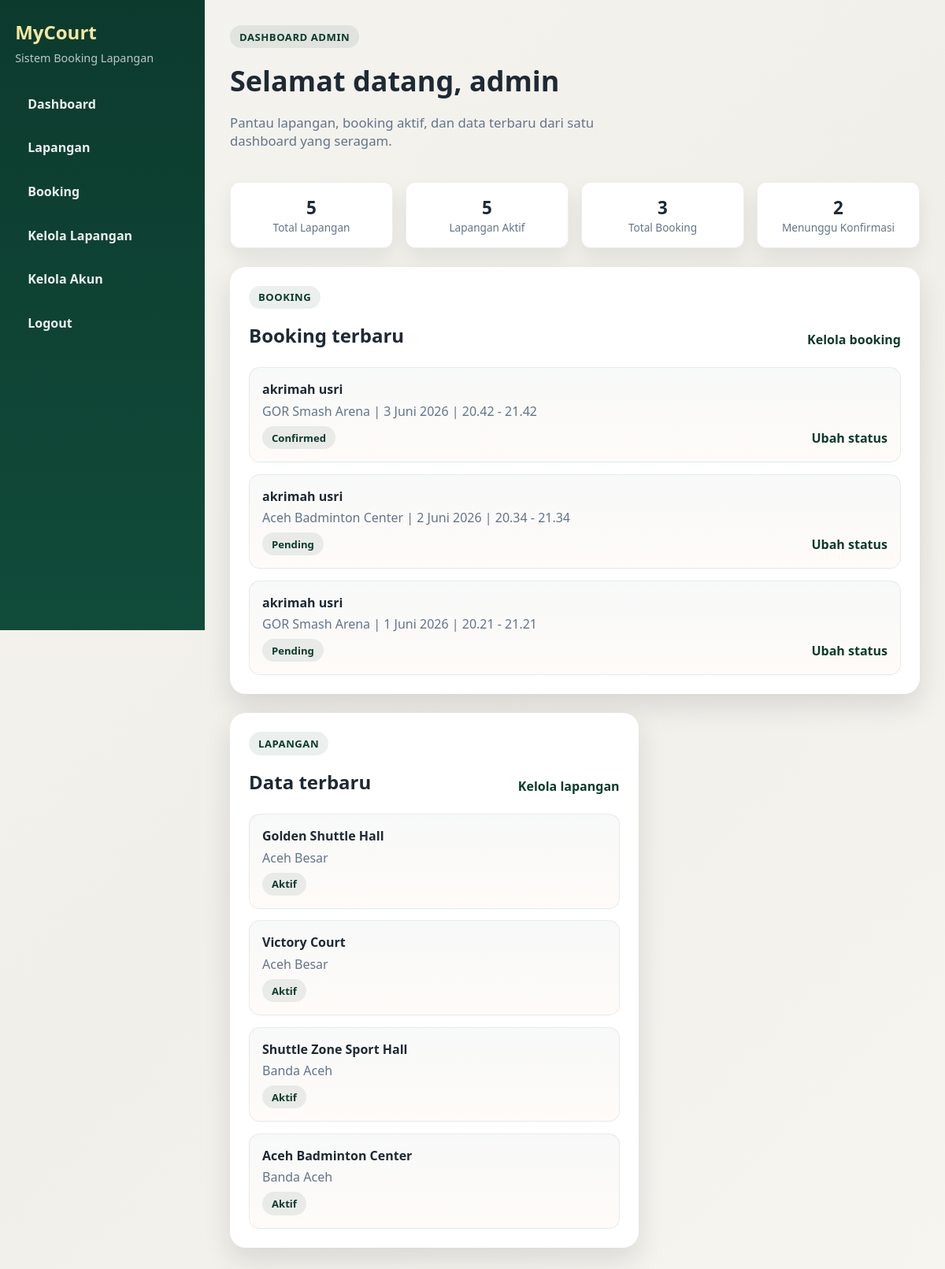
/dashboard/admin/ (signed in), run on the app's committed database.
### booking/models.py (models this page shows, shortened)
class Booking(models.Model):
    STATUS_PENDING = "pending"
    STATUS_CONFIRMED = "confirmed"
    STATUS_CANCELLED = "cancelled"
    STATUS_CHOICES = [
        (STATUS_PENDING, "Pending"),
        (STATUS_CONFIRMED, "Confirmed"),
        (STATUS_CANCELLED, "Cancelled"),
    ]
    user = models.ForeignKey(User, on_delete=models.CASCADE, related_name="bookings", null=True, blank=True)
    court = models.ForeignKey(Court, on_delete=models.CASCADE, related_name="bookings")
    full_name = models.CharField(max_length=120)
    email = models.EmailField()
    phone = models.CharField(max_length=30)
    date = models.DateField()
    start_time = models.TimeField()
    end_time = models.TimeField()
    notes = models.TextField(blank=True)
    status = models.CharField(max_length=20, choices=STATUS_CHOICES, default=STATUS_PENDING)
    created_at = models.DateTimeField(auto_now_add=True)

class Court(models.Model):
    name = models.CharField(max_length=120)
    location = models.CharField(max_length=255)
    price_per_hour = models.DecimalField(max_digits=10, decimal_places=2)
    image = models.ImageField(upload_to="court_images/", blank=True, null=True)
    description = models.TextField(blank=True)
    is_active = models.BooleanField(default=True)
    open_time = models.TimeField(default=datetime.time(6, 0))
    close_time = models.TimeField(default=datetime.time(23, 0))
    created_at = models.DateTimeField(auto_now_add=True)

### booking/views.py (the view)
# urls.py: path("dashboard/admin/", views.admin_dashboard, name="admin_dashboard"),
@login_required
def admin_dashboard(request):
    if not is_admin_user(request.user):
        return redirect("booking:user_dashboard")
    context = {
        "court_count": Court.objects.count(),
        "active_court_count": Court.objects.filter(is_active=True).count(),
        "booking_count": Booking.objects.count(),
        "pending_count": Booking.objects.filter(status=Booking.STATUS_PENDING).count(),
        "recent_bookings": Booking.objects.select_related("user", "court").order_by("-created_at")[:6],
        "recent_courts": Court.objects.order_by("-created_at")[:4],
    }
    return render(request, "booking/dashboard_admin.html", context)

### booking/views.py (called while the page is built)
def is_admin_user(user):
    return user.is_staff or user.is_superuser

### booking/templates/booking/dashboard_admin.html (shortened to what this page needs)
{% extends 'booking/admin_dashboard_base.html' %}
{% block dashboard_eyebrow %}Dashboard Admin{% endblock %}
{% block dashboard_heading %}Selamat datang, {{ user.username }}{% endblock %}
{% block dashboard_lead %}Pantau lapangan, booking aktif, dan data terbaru dari satu dashboard yang seragam.{% endblock %}
{% block admin_summary %}
        <div class="dashboard-summary">
            <div class="stat"><div class="stat-value">{{ court_count }}</div><div class="stat-label">Total Lapangan</div></div>
            <div class="stat"><div class="stat-value">{{ active_court_count }}</div><div class="stat-label">Lapangan Aktif</div></div>
            <div class="stat"><div class="stat-value">{{ booking_count }}</div><div class="stat-label">Total Booking</div></div>
            <div class="stat"><div class="stat-value">{{ pending_count }}</div><div class="stat-label">Menunggu Konfirmasi</div></div>
        </div>
{% endblock %}
{% block admin_body %}
        <div class="dashboard-grid">
            <div class="dashboard-card dashboard-wide">
                <div class="section-heading">
                    <div>
                        <p class="eyebrow">Booking</p>
                        <h2>Booking terbaru</h2>
                    </div>
                    <a class="text-link" href="{% url 'booking:admin_bookings' %}">Kelola booking</a>
                </div>
                {% if recent_bookings %}
                    <div class="dashboard-list">
                        {% for booking in recent_bookings %}
                            <div class="dashboard-item">
                                <strong>{{ booking.full_name }}</strong>
                                <p class="muted">{{ booking.court.name }} | {{ booking.date }} | {{ booking.start_time }} - {{ booking.end_time }}</p>
                                <div class="dashboard-status-row">
                                    <span class="dashboard-pill">{{ booking.get_status_display }}</span>
                                    <a class="text-link" href="{% url 'booking:admin_bookings' %}">Ubah status</a>
                                </div>
                            </div>
                        {% endfor %}
                    </div>
                {% else %}
                    <p>Belum ada booking masuk.</p>
                {% endif %}
            </div>
            <div class="dashboard-card">
                <div class="section-heading">
                    <div>
                        <p class="eyebrow">Lapangan</p>
                        <h2>Data terbaru</h2>
                    </div>
                    <a class="text-link" href="{% url 'booking:admin_courts' %}">Kelola lapangan</a>
                </div>
                {% if recent_courts %}
                    <div class="dashboard-list">
                        {% for court in recent_courts %}
                            <div class="dashboard-item">
                                <strong>{{ court.name }}</strong>
                                <p class="muted">{{ court.location }}</p>
                                <span class="dashboard-pill">{% if court.is_active %}Aktif{% else %}Nonaktif{% endif %}</span>
                            </div>
                        {% endfor %}
                    </div>
                {% else %}
                    <p>Belum ada data lapangan.</p>
                {% endif %}
            </div>
        </div>
{% endblock %}

### booking/static/booking/styles.css (style rules this page uses)
:root { --bg: #f4f4f0; --primary: #0c3b2e; --accent: #e67e22; --text: #1f2933; --muted: #64748b; --card: #ffffff; --shadow: rgba(15, 23, 42, 0.12); --auth-bg: #0a0a3d; }
* { box-sizing: border-box; }
html { scroll-behavior: smooth; }
body { margin: 0; font-family: "Trebuchet MS", "Segoe UI", sans-serif; color: var(--text); background: linear-gradient(135deg, #f4f4f0 0%, #f1efe9 50%, #f7f5f0 100%); }
body.dashboard-body { background: linear-gradient(135deg, #f4f4f0 0%, #f1efe9 50%, #f7f5f0 100%); }
a { color: inherit; }
.eyebrow { display: inline-block; margin: 0 0 0.85rem; padding: 0.35rem 0.75rem; border-radius: 999px; background: rgba(12, 59, 46, 0.08); color: var(--primary); font-size: 0.82rem; font-weight: 700; letter-spacing: 0.04em; text-transform: uppercase; }
.section-heading { display: flex; align-items: end; justify-content: space-between; gap: 1rem; margin-bottom: 1.5rem; }
.section-heading h2, .cta-band h2 { margin: 0.25rem 0 0; }
.text-link { color: var(--primary); text-decoration: none; font-weight: 700; }
.stat { background: #fef8f2; padding: 1rem; border-radius: 12px; text-align: center; }
.stat-value { font-size: 1.4rem; font-weight: 700; }
.stat-label { color: var(--muted); font-size: 0.85rem; }
.dashboard-grid { display: grid; grid-template-columns: minmax(0, 1.4fr) minmax(280px, 0.9fr); gap: 1.5rem; }
.dashboard-card { background: var(--card); padding: 1.5rem; border-radius: 20px; box-shadow: 0 15px 35px var(--shadow); }
.dashboard-wide { grid-column: 1 / -1; }
.dashboard-summary { display: grid; grid-template-columns: repeat(auto-fit, minmax(140px, 1fr)); gap: 1rem; margin-bottom: 1.5rem; }
.dashboard-summary .stat { background: #ffffff; border: 1px solid rgba(12, 59, 46, 0.08); box-shadow: 0 12px 25px rgba(15, 23, 42, 0.08); }
.dashboard-list { display: grid; gap: 0.9rem; }
.dashboard-item { padding: 1rem; border: 1px solid rgba(12, 59, 46, 0.08); border-radius: 14px; background: linear-gradient(180deg, rgba(12, 59, 46, 0.03), rgba(230, 126, 34, 0.03)); }
.dashboard-item p { margin: 0.35rem 0 0.5rem; }
.dashboard-pill { display: inline-flex; align-items: center; padding: 0.35rem 0.75rem; border-radius: 999px; background: rgba(12, 59, 46, 0.08); color: var(--primary); font-size: 0.82rem; font-weight: 700; }
.dashboard-status-row { display: flex; align-items: center; justify-content: space-between; gap: 1rem; flex-wrap: wrap; }
.admin-dashboard-page .dashboard-grid { margin-top: 0; }
.admin-dashboard-page .dashboard-card, .admin-dashboard-page .admin-booking-card, .admin-dashboard-page .stat { transition: transform 0.18s ease, box-shadow 0.18s ease; }
.muted { color: var(--muted); }

### data on the page
Booking: full_name "akrimah usri", court.name "GOR Smash Arena", date "3 Juni 2026", start_time "20.42", end_time "21.42", status "Confirmed"
Booking: full_name "akrimah usri", court.name "Aceh Badminton Center", date "2 Juni 2026", start_time "20.34", end_time "21.34", status "Pending"
Booking: full_name "akrimah usri", court.name "GOR Smash Arena", date "1 Juni 2026", start_time "20.21", end_time "21.21", status "Pending"
Court: name "Golden Shuttle Hall", location "Aceh Besar", is_active "Aktif"
Court: name "Victory Court", location "Aceh Besar", is_active "Aktif"
Court: name "Shuttle Zone Sport Hall", location "Banda Aceh", is_active "Aktif"
Court: name "Aceh Badminton Center", location "Banda Aceh", is_active "Aktif"

### other printed values
{{ user.username }} "admin"
{{ court_count }} "5"
{{ active_court_count }} "5"
{{ booking_count }} "3"
{{ pending_count }} "2"
